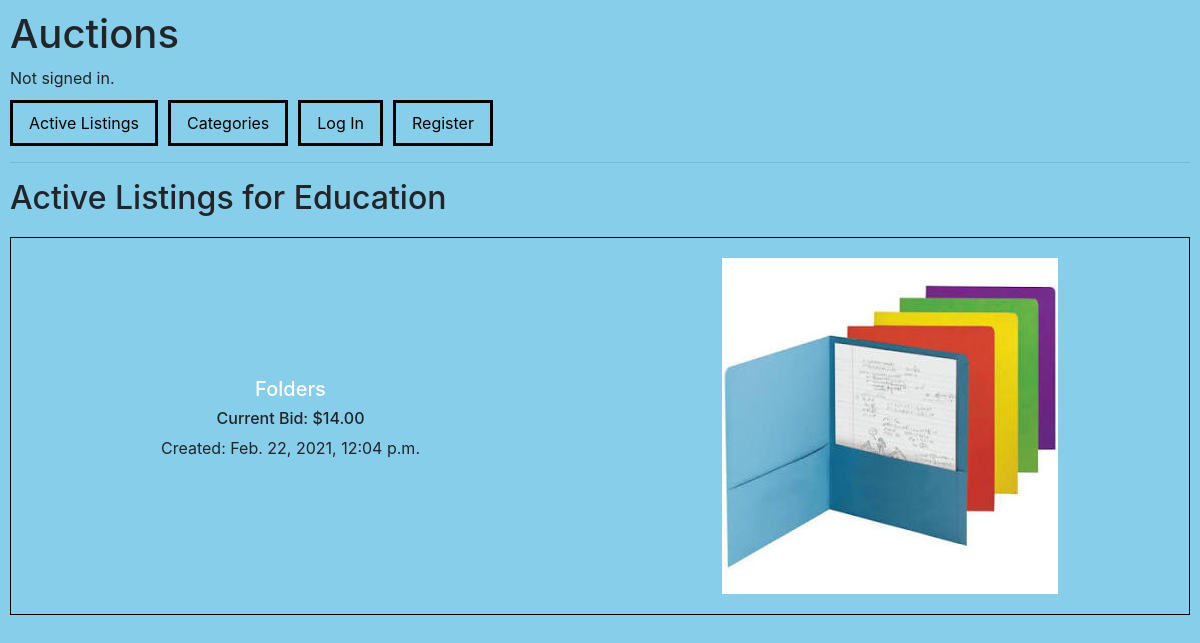
The page /education on the database its author committed.
### auctions/models.py (models this page shows, shortened)
class Listing(models.Model):
    creator = models.ForeignKey(User, on_delete=models.CASCADE)
    title = models.CharField(max_length=50)
    description = models.TextField(max_length=200)
    starting_bid = models.DecimalField(max_digits=7, decimal_places=2, validators = [MinValueValidator(0.01)])
    image = models.ImageField(upload_to='listing_images/', max_length=255, null=True, blank=True)
    category = models.CharField(max_length=15, choices=category_choices, default=None, null=True, blank=True)
    isactive = models.BooleanField(default=True)
    createtime = models.DateTimeField(auto_now=True)

### auctions/views.py (the view)
# urls.py: path("education", views.education, name="education"),
def education(request):
    category = "Education"
    listings_unsorted = Listing.objects.filter(category="Education", isactive=True)
    listings = sorted(listings_unsorted, key=lambda x: x.createtime, reverse=True)
    return render(request, "auctions/category.html",{
        "listings":listings,
        "category":category,
    })

### auctions/templates/auctions/category.html
{% extends "auctions/layout.html" %}
{% block body %}
    <h2>Active Listings for {{ category }}</h2>
    {% for listing in listings %}
    <div class="flex-container" style="border: 1px solid black; text-align: center; margin-top: 20px;">
        <div class="flex-child text">
        <a style="color: white; text-decoration: none;" href="listing/{{ listing.id }}"><h5>{{ listing.title }}</h5></a>
        <h6>Current Bid: ${{ listing.starting_bid }}</h6>
        <p>Created: {{ listing.createtime }}</p>
        </div>
        <div class="flex-child image" style="padding: 20px;">
        {% if listing.image %}
            <a href="listing/{{ listing.id }}"><img src="{{ listing.image.url }}"  width="360"></a>
        {% endif %}
        </div>
    </div>
    {% endfor %}
{% endblock %}

### auctions/static/css/styles.css (style rules this page uses)
body { padding: 10px; background-color: skyblue; }
.flex-container { display: flex; height: auto; }
img { max-height: fit-content; max-width: fit-content; }
.flex-child { flex: 1; display: flex; justify-content: center; align-content: center; flex-direction: column; }
.flex-child:first-child { margin-right: 20px; }

### rows shown on the page
Listing: category "Education", title "Folders", starting_bid "14.00", createtime "Feb. 22, 2021, 12:04 p.m.", image (picture)
